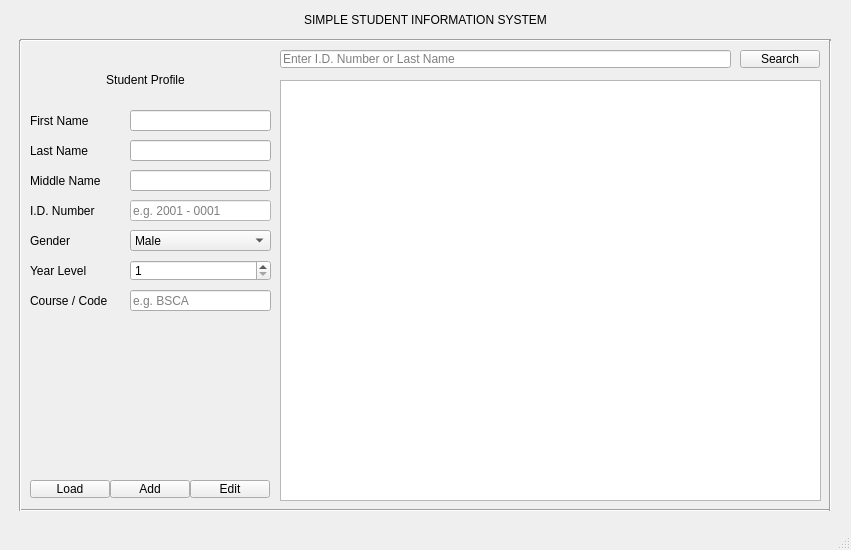
<?xml version="1.0" encoding="UTF-8"?>
<ui version="4.0">
 <class>MainWindow</class>
 <widget class="QMainWindow" name="MainWindow">
  <property name="geometry">
   <rect>
    <x>0</x>
    <y>0</y>
    <width>851</width>
    <height>550</height>
   </rect>
  </property>
  <property name="maximumSize">
   <size>
    <width>1290</width>
    <height>1080</height>
   </size>
  </property>
  <property name="windowTitle">
   <string>MainWindow</string>
  </property>
  <widget class="QWidget" name="centralwidget">
   <widget class="QLabel" name="label">
    <property name="geometry">
     <rect>
      <x>20</x>
      <y>10</y>
      <width>811</width>
      <height>20</height>
     </rect>
    </property>
    <property name="styleSheet">
     <string notr="true">font: 700 16pt &quot;Segoe UI&quot;;
color: rgb(0, 0, 0);</string>
    </property>
    <property name="text">
     <string>SIMPLE STUDENT INFORMATION SYSTEM</string>
    </property>
    <property name="alignment">
     <set>Qt::AlignCenter</set>
    </property>
   </widget>
   <widget class="QTableView" name="tableView">
    <property name="geometry">
     <rect>
      <x>280</x>
      <y>80</y>
      <width>541</width>
      <height>421</height>
     </rect>
    </property>
   </widget>
   <widget class="QPushButton" name="pushButton">
    <property name="geometry">
     <rect>
      <x>30</x>
      <y>480</y>
      <width>80</width>
      <height>18</height>
     </rect>
    </property>
    <property name="text">
     <string>Load</string>
    </property>
   </widget>
   <widget class="QPushButton" name="pushButton_2">
    <property name="geometry">
     <rect>
      <x>110</x>
      <y>480</y>
      <width>80</width>
      <height>18</height>
     </rect>
    </property>
    <property name="text">
     <string>Add</string>
    </property>
   </widget>
   <widget class="QPushButton" name="pushButton_3">
    <property name="geometry">
     <rect>
      <x>190</x>
      <y>480</y>
      <width>80</width>
      <height>18</height>
     </rect>
    </property>
    <property name="text">
     <string>Edit</string>
    </property>
   </widget>
   <widget class="QLabel" name="label_16">
    <property name="geometry">
     <rect>
      <x>30</x>
      <y>70</y>
      <width>231</width>
      <height>20</height>
     </rect>
    </property>
    <property name="styleSheet">
     <string notr="true">color: rgb(0, 0, 0);
font: 700 12pt &quot;Segoe UI&quot;;</string>
    </property>
    <property name="text">
     <string>Student Profile</string>
    </property>
    <property name="alignment">
     <set>Qt::AlignCenter</set>
    </property>
   </widget>
   <widget class="Line" name="line">
    <property name="geometry">
     <rect>
      <x>20</x>
      <y>30</y>
      <width>811</width>
      <height>20</height>
     </rect>
    </property>
    <property name="orientation">
     <enum>Qt::Horizontal</enum>
    </property>
   </widget>
   <widget class="Line" name="line_2">
    <property name="geometry">
     <rect>
      <x>20</x>
      <y>500</y>
      <width>811</width>
      <height>20</height>
     </rect>
    </property>
    <property name="orientation">
     <enum>Qt::Horizontal</enum>
    </property>
   </widget>
   <widget class="Line" name="line_3">
    <property name="geometry">
     <rect>
      <x>10</x>
      <y>40</y>
      <width>20</width>
      <height>471</height>
     </rect>
    </property>
    <property name="orientation">
     <enum>Qt::Vertical</enum>
    </property>
   </widget>
   <widget class="QPushButton" name="pushButton_4">
    <property name="geometry">
     <rect>
      <x>740</x>
      <y>50</y>
      <width>80</width>
      <height>18</height>
     </rect>
    </property>
    <property name="text">
     <string>Search</string>
    </property>
   </widget>
   <widget class="QLineEdit" name="lineEdit">
    <property name="geometry">
     <rect>
      <x>280</x>
      <y>50</y>
      <width>451</width>
      <height>18</height>
     </rect>
    </property>
    <property name="placeholderText">
     <string>Enter I.D. Number or Last Name</string>
    </property>
   </widget>
   <widget class="Line" name="line_4">
    <property name="geometry">
     <rect>
      <x>820</x>
      <y>40</y>
      <width>20</width>
      <height>471</height>
     </rect>
    </property>
    <property name="orientation">
     <enum>Qt::Vertical</enum>
    </property>
   </widget>
   <widget class="QLabel" name="label_4">
    <property name="geometry">
     <rect>
      <x>30</x>
      <y>170</y>
      <width>101</width>
      <height>21</height>
     </rect>
    </property>
    <property name="text">
     <string>Middle Name</string>
    </property>
   </widget>
   <widget class="QLineEdit" name="firstname">
    <property name="geometry">
     <rect>
      <x>130</x>
      <y>110</y>
      <width>141</width>
      <height>21</height>
     </rect>
    </property>
   </widget>
   <widget class="QLabel" name="label_8">
    <property name="geometry">
     <rect>
      <x>30</x>
      <y>290</y>
      <width>101</width>
      <height>21</height>
     </rect>
    </property>
    <property name="text">
     <string>Course / Code</string>
    </property>
   </widget>
   <widget class="QSpinBox" name="yearlevel">
    <property name="geometry">
     <rect>
      <x>130</x>
      <y>260</y>
      <width>141</width>
      <height>21</height>
     </rect>
    </property>
    <property name="minimum">
     <number>1</number>
    </property>
    <property name="maximum">
     <number>4</number>
    </property>
   </widget>
   <widget class="QLabel" name="label_3">
    <property name="geometry">
     <rect>
      <x>30</x>
      <y>140</y>
      <width>101</width>
      <height>21</height>
     </rect>
    </property>
    <property name="text">
     <string>Last Name</string>
    </property>
   </widget>
   <widget class="QLabel" name="label_5">
    <property name="geometry">
     <rect>
      <x>30</x>
      <y>200</y>
      <width>101</width>
      <height>21</height>
     </rect>
    </property>
    <property name="text">
     <string>I.D. Number</string>
    </property>
   </widget>
   <widget class="QLabel" name="label_2">
    <property name="geometry">
     <rect>
      <x>30</x>
      <y>110</y>
      <width>101</width>
      <height>21</height>
     </rect>
    </property>
    <property name="text">
     <string>First Name</string>
    </property>
   </widget>
   <widget class="QLabel" name="label_6">
    <property name="geometry">
     <rect>
      <x>30</x>
      <y>260</y>
      <width>101</width>
      <height>21</height>
     </rect>
    </property>
    <property name="text">
     <string>Year Level</string>
    </property>
   </widget>
   <widget class="QLineEdit" name="course">
    <property name="geometry">
     <rect>
      <x>130</x>
      <y>290</y>
      <width>141</width>
      <height>21</height>
     </rect>
    </property>
    <property name="text">
     <string/>
    </property>
    <property name="placeholderText">
     <string>e.g. BSCA</string>
    </property>
   </widget>
   <widget class="QLineEdit" name="lastname">
    <property name="geometry">
     <rect>
      <x>130</x>
      <y>140</y>
      <width>141</width>
      <height>21</height>
     </rect>
    </property>
   </widget>
   <widget class="QLineEdit" name="idnumber">
    <property name="geometry">
     <rect>
      <x>130</x>
      <y>200</y>
      <width>141</width>
      <height>21</height>
     </rect>
    </property>
    <property name="styleSheet">
     <string notr="true">
background-color: rgb(255, 255, 255);</string>
    </property>
    <property name="inputMask">
     <string/>
    </property>
    <property name="text">
     <string/>
    </property>
    <property name="placeholderText">
     <string>e.g. 2001 - 0001</string>
    </property>
   </widget>
   <widget class="QComboBox" name="gender">
    <property name="geometry">
     <rect>
      <x>130</x>
      <y>230</y>
      <width>141</width>
      <height>21</height>
     </rect>
    </property>
    <item>
     <property name="text">
      <string>Male</string>
     </property>
    </item>
    <item>
     <property name="text">
      <string>Female</string>
     </property>
    </item>
   </widget>
   <widget class="QLabel" name="label_7">
    <property name="geometry">
     <rect>
      <x>30</x>
      <y>230</y>
      <width>101</width>
      <height>21</height>
     </rect>
    </property>
    <property name="text">
     <string>Gender</string>
    </property>
   </widget>
   <widget class="QLineEdit" name="middlename">
    <property name="geometry">
     <rect>
      <x>130</x>
      <y>170</y>
      <width>141</width>
      <height>21</height>
     </rect>
    </property>
   </widget>
  </widget>
  <widget class="QMenuBar" name="menubar">
   <property name="geometry">
    <rect>
     <x>0</x>
     <y>0</y>
     <width>851</width>
     <height>17</height>
    </rect>
   </property>
  </widget>
  <widget class="QStatusBar" name="statusbar"/>
 </widget>
 <resources/>
 <connections/>
</ui>
